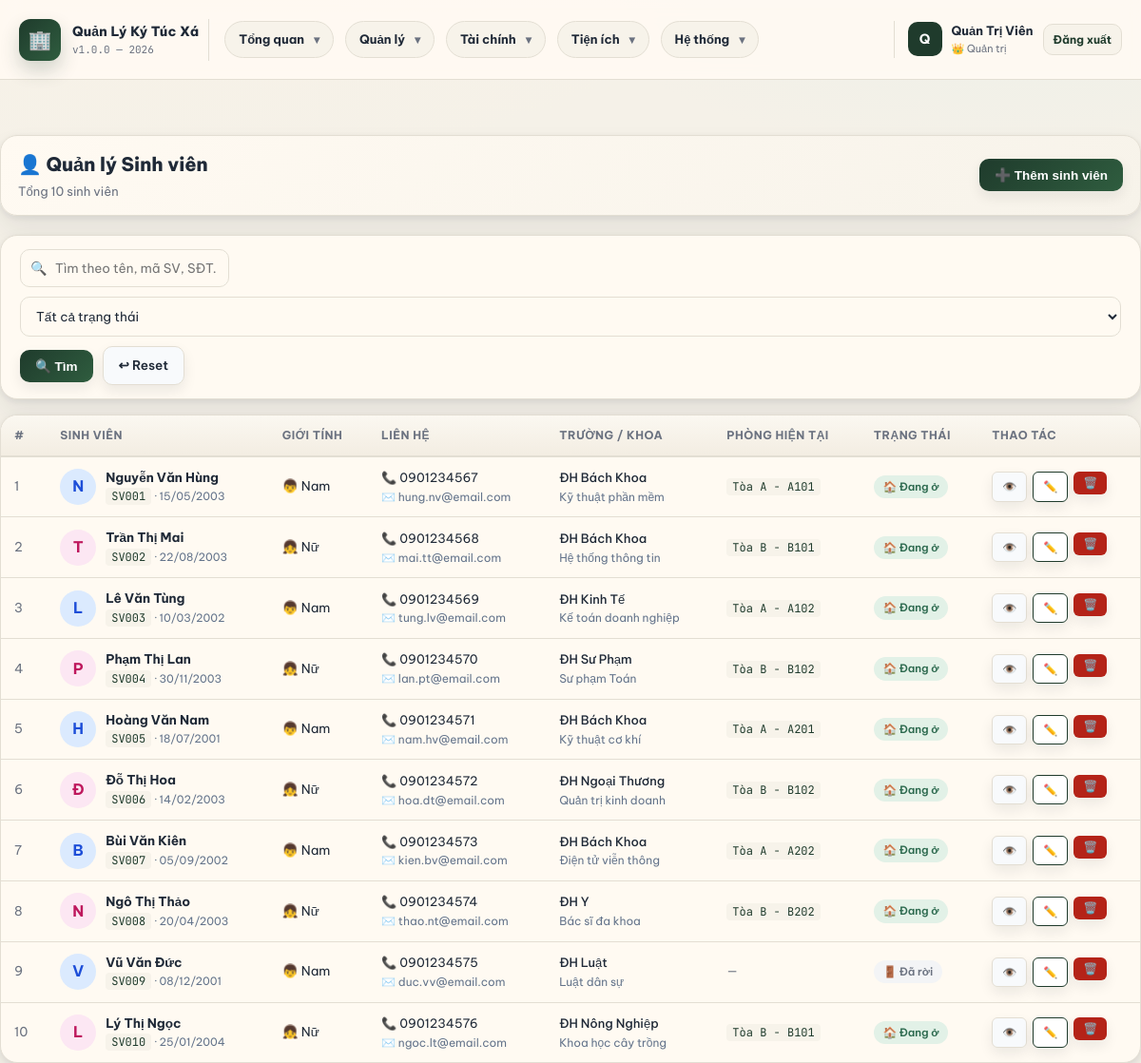
The app's page /sinh_vien.php (signed in) with its own data.
### tables this page shows
CREATE TABLE IF NOT EXISTS sinh_vien (
    id INT AUTO_INCREMENT PRIMARY KEY,
    ma_sv VARCHAR(20) NOT NULL UNIQUE,
    ho_ten VARCHAR(100) NOT NULL,
    ngay_sinh DATE,
    gioi_tinh ENUM('nam','nu','khac') DEFAULT 'nam',
    cccd VARCHAR(20) UNIQUE,
    email VARCHAR(100),
    so_dien_thoai VARCHAR(15),
    dia_chi TEXT,
    truong VARCHAR(200),
    khoa VARCHAR(200),
    nganh VARCHAR(200),
    nam_hoc INT,
    anh_dai_dien VARCHAR(255),
    trang_thai ENUM('dang_o','da_roi','tam_vang') DEFAULT 'dang_o',
    ghi_chu TEXT,
    created_at TIMESTAMP DEFAULT CURRENT_TIMESTAMP
);

CREATE TABLE IF NOT EXISTS toa_nha (
    id INT AUTO_INCREMENT PRIMARY KEY,
    ten_toa VARCHAR(100) NOT NULL,
    mo_ta TEXT,
    so_tang INT NOT NULL DEFAULT 1,
    trang_thai ENUM('hoat_dong','bao_tri','dong_cua') DEFAULT 'hoat_dong',
    created_at TIMESTAMP DEFAULT CURRENT_TIMESTAMP
);

CREATE TABLE IF NOT EXISTS phong (
    id INT AUTO_INCREMENT PRIMARY KEY,
    toa_nha_id INT NOT NULL,
    so_phong VARCHAR(20) NOT NULL,
    tang INT NOT NULL,
    loai_phong ENUM('don','doi','ba','bon') NOT NULL DEFAULT 'doi',
    gia_thue DECIMAL(10,0) NOT NULL DEFAULT 0,
    so_giuong INT NOT NULL DEFAULT 2,
    dien_tich DECIMAL(5,1) DEFAULT 0,
    trang_thai ENUM('trong','day','bao_tri') DEFAULT 'trong',
    mo_ta TEXT,
    created_at TIMESTAMP DEFAULT CURRENT_TIMESTAMP,
    FOREIGN KEY (toa_nha_id) REFERENCES toa_nha(id) ON DELETE CASCADE,
    UNIQUE KEY unique_phong (toa_nha_id, so_phong)
);

### sinh_vien.php (the view, shortened to what this page needs)
<?php
require_once 'config.php';
$db = getDB();
$where = []; $params = [];
$fQ  = trim($_GET['q'] ?? '');
$whereStr = $where ? 'WHERE '.implode(' AND ',$where) : '';
$perPage = 15;
$page = max(1,(int)($_GET['page']??1));
$totalStmt = $db->prepare("SELECT COUNT(*) FROM sinh_vien sv $whereStr");
$totalStmt->execute($params);
$total = $totalStmt->fetchColumn();
$offset = ($page-1)*$perPage;
$stmt = $db->prepare("
    SELECT sv.*,
        hd.id as hd_id, p.so_phong, tn.ten_toa
    FROM sinh_vien sv
    LEFT JOIN hop_dong hd ON sv.id=hd.sinh_vien_id AND hd.trang_thai='hieu_luc'
    LEFT JOIN phong p ON hd.phong_id=p.id
    LEFT JOIN toa_nha tn ON p.toa_nha_id=tn.id
    $whereStr
    ORDER BY sv.created_at DESC
    LIMIT $perPage OFFSET $offset
");
$stmt->execute($params);
$list = $stmt->fetchAll();
include 'includes/header.php';
?>
<div class="page-header">
    <div>
        <h2>👤 Quản lý Sinh viên</h2>
        <p>Tổng <?= $total ?> sinh viên</p>
    </div>
    <button class="btn btn-primary" onclick="openModal('modal-add')">➕ Thêm sinh viên</button>
</div>
<div class="card" style="margin-bottom:16px">
    <div class="card-body" style="padding:14px 20px">
        <form method="GET" class="search-bar">
            <div class="search-input">
                <span class="search-icon">🔍</span>
                <input type="text" name="q" placeholder="Tìm theo tên, mã SV, SĐT..." value="<?= sanitize($fQ) ?>">
            </div>
            <select name="trang_thai" style="min-width:150px">
                <option value="">Tất cả trạng thái</option>
            </select>
            <button type="submit" class="btn btn-primary">🔍 Tìm</button>
            <a href="sinh_vien.php" class="btn btn-secondary">↩ Reset</a>
        </form>
    </div>
</div>
<div class="card">
    <div class="table-wrapper">
        <table>
            <thead>
                <tr>
                    <th>#</th>
                    <th>Sinh viên</th>
                    <th>Giới tính</th>
                    <th>Liên hệ</th>
                    <th>Trường / Khoa</th>
                    <th>Phòng hiện tại</th>
                    <th>Trạng thái</th>
                    <th>Thao tác</th>
                </tr>
            </thead>
            <tbody>
            <?php if (empty($list)): ?>
            <tr><td colspan="8"><div class="empty-state"><div class="empty-icon">👤</div><p>Không tìm thấy sinh viên nào</p></div></td></tr>
            <?php else: ?>
            <?php foreach ($list as $i => $sv): ?>
            <tr>
                <td class="text-muted"><?= ($page-1)*$perPage+$i+1 ?></td>
                <td>
                    <div class="flex-center" style="gap:10px">
                        <div style="width:38px;height:38px;border-radius:50%;background:<?= $sv['gioi_tinh']=='nam'?'#dbeafe':'#fce7f3' ?>;display:flex;align-items:center;justify-content:center;font-size:16px;font-weight:700;color:<?= $sv['gioi_tinh']=='nam'?'#1d4ed8':'#be185d' ?>;flex-shrink:0">
                            <?= strtoupper(mb_substr($sv['ho_ten'],0,1)) ?>
                        </div>
                        <div>
                            <div style="font-weight:700"><?= sanitize($sv['ho_ten']) ?></div>
                            <div style="font-size:11.5px;color:#64748b">
                                <code><?= sanitize($sv['ma_sv']) ?></code>
                                <?php if ($sv['ngay_sinh']): ?> · <?= date('d/m/Y',strtotime($sv['ngay_sinh'])) ?><?php endif; ?>
                            </div>
                        </div>
                    </div>
                </td>
                <td><?= $sv['gioi_tinh']=='nam'?'👦 Nam':($sv['gioi_tinh']=='nu'?'👧 Nữ':'⚧ Khác') ?></td>
                <td>
                    <?php if ($sv['so_dien_thoai']): ?><div style="font-size:13px">📞 <?= sanitize($sv['so_dien_thoai']) ?></div><?php endif; ?>
                    <?php if ($sv['email']): ?><div style="font-size:12px;color:#64748b">✉️ <?= sanitize($sv['email']) ?></div><?php endif; ?>
                </td>
                <td>
                    <?php if ($sv['truong']): ?><div style="font-size:13px;font-weight:500"><?= sanitize($sv['truong']) ?></div><?php endif; ?>
                    <?php if ($sv['nganh']): ?><div style="font-size:12px;color:#64748b"><?= sanitize($sv['nganh']) ?></div><?php endif; ?>
                </td>
                <td>
                    <?php if ($sv['so_phong']): ?>
                    <a href="phong.php?edit=<?= '' ?>" style="text-decoration:none">
                        <code><?= sanitize($sv['ten_toa']) ?> - <?= sanitize($sv['so_phong']) ?></code>
                    </a>
                    <?php else: ?>
                    <span class="text-muted">—</span>
                    <?php endif; ?>
                </td>
                <td><?= getStatusBadge($sv['trang_thai'],'sinh_vien') ?></td>
                <td>
                    <div class="btn-group">
                        <a href="sinh_vien.php?view=<?= $sv['id'] ?>" class="btn btn-sm btn-secondary" title="Chi tiết">👁️</a>
                        <a href="sinh_vien.php?edit=<?= $sv['id'] ?>" class="btn btn-sm btn-outline" title="Sửa">✏️</a>
                        <form method="POST" style="display:inline" onsubmit="return confirm('Xóa sinh viên <?= sanitize($sv['ho_ten']) ?>?')">
                            <button type="submit" class="btn btn-sm btn-danger" title="Xóa">🗑️</button>
                        </form>
                    </div>
                </td>
            </tr>
            <?php endforeach; ?>
            <?php endif; ?>
            </tbody>
        </table>
    </div>
</div>
<?php include 'includes/footer.php'; ?>

### config.php (shortened to what this page needs)
<?php
function sanitize($str) {
    return htmlspecialchars(trim($str), ENT_QUOTES, 'UTF-8');
}
function getStatusBadge($status, $type = 'default') {
    $badges = [
        'phong' => [
            'trong'   => ['class' => 'badge-success', 'label' => '🟢 Còn trống'],
            'day'     => ['class' => 'badge-danger',  'label' => '🔴 Đã đầy'],
            'bao_tri' => ['class' => 'badge-warning', 'label' => '🟡 Bảo trì'],
        ],
        'hop_dong' => [
            'hieu_luc' => ['class' => 'badge-success', 'label' => '✅ Hiệu lực'],
            'het_han'  => ['class' => 'badge-secondary','label' => '⏰ Hết hạn'],
            'da_huy'   => ['class' => 'badge-danger',  'label' => '❌ Đã hủy'],
        ],
        'hoa_don' => [
            'chua_thanh_toan' => ['class' => 'badge-warning', 'label' => '⏳ Chưa TT'],
            'da_thanh_toan'   => ['class' => 'badge-success', 'label' => '✅ Đã TT'],
            'qua_han'         => ['class' => 'badge-danger',  'label' => '🚨 Quá hạn'],
        ],
        'sinh_vien' => [
            'dang_o'   => ['class' => 'badge-success', 'label' => '🏠 Đang ở'],
            'da_roi'   => ['class' => 'badge-secondary','label' => '🚪 Đã rời'],
            'tam_vang' => ['class' => 'badge-warning', 'label' => '✈️ Tạm vắng'],
        ],
        'vi_pham' => [
            'cho_xu_ly' => ['class' => 'badge-danger',  'label' => '⚠️ Chờ xử lý'],
            'da_xu_ly'  => ['class' => 'badge-success', 'label' => '✅ Đã xử lý'],
        ],
        'bao_tri' => [
            'cho_xu_ly'  => ['class' => 'badge-warning',   'label' => '📋 Chờ xử lý'],
            'dang_xu_ly' => ['class' => 'badge-info',      'label' => '🔧 Đang xử lý'],
            'hoan_thanh' => ['class' => 'badge-success',   'label' => '✅ Hoàn thành'],
            'huy'        => ['class' => 'badge-secondary', 'label' => '❌ Đã hủy'],
        ],
        'toa_nha' => [
            'hoat_dong'  => ['class' => 'badge-success',   'label' => '✅ Hoạt động'],
            'bao_tri'    => ['class' => 'badge-warning',   'label' => '🔧 Bảo trì'],
            'dong_cua'   => ['class' => 'badge-secondary', 'label' => '🚪 Đóng cửa'],
        ],
    ];
    $b = $badges[$type][$status] ?? ['class' => 'badge-secondary', 'label' => $status];
    return '<span class="badge ' . $b['class'] . '">' . $b['label'] . '</span>';
}
?>

### includes/header.php (style rules this page uses)
:root { --primary: #1f3b2c; --primary-dark: #162b21; --primary-light: #e7efe9; --accent: #2f5d3f; --success: #2d6a4f; --success-light: #e2f1e7; --danger: #b42318; --danger-light: #fde8e8; --warning: #b45309; --warning-light: #fef3c7; --info: #0f766e; --info-light: #e0f2f1; --secondary: #6b7280; --secondary-light: #f3f4f6; --bg: #f5f1e8; --surface: #fffaf2; --surface2: #f7f3ea; --border: #e3ded3; --text: #1f2937; --text-muted: #6b7280; --text-light: #9ca3af; --header-h: 84px; --radius: 12px; --radius-lg: 18px; --shadow: 0 2px 6px rgba(31,41,55,.08), 0 16px 30px rgba(31,41,55,.08); --shadow-lg: 0 24px 60px rgba(31,41,55,.16); }
*, *::before, *::after { box-sizing: border-box; margin: 0; padding: 0; }
body { font-family: 'Be Vietnam Pro', sans-serif; background: radial-gradient(1200px 520px at 10% -10%, #f8f2e7 0%, transparent 60%), radial-gradient(1000px 520px at 90% -10%, #e8efe8 0%, transparent 55%), var(--bg); color: var(--text); min-height: 100vh; font-size: 14px; line-height: 1.6; }
.card { background: var(--surface); border-radius: var(--radius-lg); box-shadow: var(--shadow); border: 1px solid var(--border); overflow: hidden; }
.card-body { padding: 20px; }
.table-wrapper { overflow-x: auto; }
table { width: 100%; border-collapse: collapse; font-size: 13.5px; }
thead th { padding: 11px 14px; background: linear-gradient(180deg, #fbf8f1 0%, #f3ede2 100%); font-weight: 700; font-size: 12px; color: var(--text-muted); text-transform: uppercase; letter-spacing: .5px; text-align: left; border-bottom: 2px solid var(--border); white-space: nowrap; }
tbody tr { transition: background .1s; }
tbody td { padding: 11px 14px; border-bottom: 1px solid var(--border); vertical-align: middle; }
tbody tr:last-child td { border-bottom: none; }
.badge { display: inline-flex; align-items: center; gap: 4px; padding: 3px 10px; border-radius: 20px; font-size: 11.5px; font-weight: 600; white-space: nowrap; }
.badge-success { background: var(--success-light); color: var(--success); }
.badge-secondary { background: var(--secondary-light);color: var(--secondary); }
.btn { display: inline-flex; align-items: center; gap: 6px; padding: 9px 16px; border-radius: 10px; font-size: 13.5px; font-weight: 600; cursor: pointer; border: none; text-decoration: none; transition: all .15s; white-space: nowrap; box-shadow: 0 6px 14px rgba(15,23,42,.08); }
.btn-sm { padding: 5px 10px; font-size: 12px; border-radius: 6px; }
.btn-primary { background: linear-gradient(135deg, var(--primary), var(--accent)); color: #fff; }
.btn-danger { background: var(--danger); color: #fff; }
.btn-secondary { background: #f8fafc; color: var(--text); border: 1px solid var(--border); }
.btn-outline { background: #fff; border: 1.5px solid var(--primary); color: var(--primary); }
.btn-group { display: flex; gap: 6px; flex-wrap: wrap; }
input, select, textarea { padding: 10px 12px; border: 1.5px solid var(--border); border-radius: 10px; font-size: 13.5px; font-family: inherit; color: var(--text); background: var(--surface); transition: border-color .15s, box-shadow .15s; width: 100%; }
.search-bar { display: flex; gap: 10px; align-items: center; flex-wrap: wrap; }
.search-input { position: relative; }
.search-input input { padding-left: 36px; min-width: 220px; }
.search-input .search-icon { position: absolute; left: 11px; top: 50%; transform: translateY(-50%); font-size: 14px; color: var(--text-muted); }
.page-header { display: flex; align-items: center; justify-content: space-between; margin-bottom: 20px; flex-wrap: wrap; gap: 12px; padding: 14px 18px; border-radius: var(--radius-lg); background: linear-gradient(135deg, #fffaf2 0%, #f7f3ea 100%); border: 1px solid var(--border); box-shadow: var(--shadow); }
.page-header h2 { font-size: 20px; font-weight: 800; }
.page-header p { color: var(--text-muted); font-size: 13px; margin-top: 2px; }
.text-muted { color: var(--text-muted); }
.flex-center { display: flex; align-items: center; }
code { font-family: 'JetBrains Mono', monospace; font-size: 12px; background: var(--surface2); padding: 1px 6px; border-radius: 4px; color: var(--primary); }

### records on screen
sinh_vien: i "1", ho_ten "N", ho_ten "Nguyễn Văn Hùng", ma_sv "SV001", ngay_sinh "15/05/2003", gioi_tinh "👦 Nam", so_dien_thoai "0901234567", email "hung.nv@email.com", truong "ĐH Bách Khoa", nganh "Kỹ thuật phần mềm", toa_nha.ten_toa "Tòa A", phong.so_phong "A101", trang_thai "🏠 Đang ở"
sinh_vien: i "2", ho_ten "T", ho_ten "Trần Thị Mai", ma_sv "SV002", ngay_sinh "22/08/2003", gioi_tinh "👧 Nữ", so_dien_thoai "0901234568", email "mai.tt@email.com", truong "ĐH Bách Khoa", nganh "Hệ thống thông tin", toa_nha.ten_toa "Tòa B", phong.so_phong "B101", trang_thai "🏠 Đang ở"
sinh_vien: i "3", ho_ten "L", ho_ten "Lê Văn Tùng", ma_sv "SV003", ngay_sinh "10/03/2002", gioi_tinh "👦 Nam", so_dien_thoai "0901234569", email "tung.lv@email.com", truong "ĐH Kinh Tế", nganh "Kế toán doanh nghiệp", toa_nha.ten_toa "Tòa A", phong.so_phong "A102", trang_thai "🏠 Đang ở"
sinh_vien: i "4", ho_ten "P", ho_ten "Phạm Thị Lan", ma_sv "SV004", ngay_sinh "30/11/2003", gioi_tinh "👧 Nữ", so_dien_thoai "0901234570", email "lan.pt@email.com", truong "ĐH Sư Phạm", nganh "Sư phạm Toán", toa_nha.ten_toa "Tòa B", phong.so_phong "B102", trang_thai "🏠 Đang ở"
sinh_vien: i "5", ho_ten "H", ho_ten "Hoàng Văn Nam", ma_sv "SV005", ngay_sinh "18/07/2001", gioi_tinh "👦 Nam", so_dien_thoai "0901234571", email "nam.hv@email.com", truong "ĐH Bách Khoa", nganh "Kỹ thuật cơ khí", toa_nha.ten_toa "Tòa A", phong.so_phong "A201", trang_thai "🏠 Đang ở"
sinh_vien: i "6", ho_ten "Đ", ho_ten "Đỗ Thị Hoa", ma_sv "SV006", ngay_sinh "14/02/2003", gioi_tinh "👧 Nữ", so_dien_thoai "0901234572", email "hoa.dt@email.com", truong "ĐH Ngoại Thương", nganh "Quản trị kinh doanh", toa_nha.ten_toa "Tòa B", phong.so_phong "B102", trang_thai "🏠 Đang ở"
sinh_vien: i "7", ho_ten "B", ho_ten "Bùi Văn Kiên", ma_sv "SV007", ngay_sinh "05/09/2002", gioi_tinh "👦 Nam", so_dien_thoai "0901234573", email "kien.bv@email.com", truong "ĐH Bách Khoa", nganh "Điện tử viễn thông", toa_nha.ten_toa "Tòa A", phong.so_phong "A202", trang_thai "🏠 Đang ở"
sinh_vien: i "8", ho_ten "N", ho_ten "Ngô Thị Thảo", ma_sv "SV008", ngay_sinh "20/04/2003", gioi_tinh "👧 Nữ", so_dien_thoai "0901234574", email "thao.nt@email.com", truong "ĐH Y", nganh "Bác sĩ đa khoa", toa_nha.ten_toa "Tòa B", phong.so_phong "B202", trang_thai "🏠 Đang ở"
sinh_vien: i "9", ho_ten "V", ho_ten "Vũ Văn Đức", ma_sv "SV009", ngay_sinh "08/12/2001", gioi_tinh "👦 Nam", so_dien_thoai "0901234575", email "duc.vv@email.com", truong "ĐH Luật", nganh "Luật dân sự", trang_thai "🚪 Đã rời"
sinh_vien: i "10", ho_ten "L", ho_ten "Lý Thị Ngọc", ma_sv "SV010", ngay_sinh "25/01/2004", gioi_tinh "👧 Nữ", so_dien_thoai "0901234576", email "ngoc.lt@email.com", truong "ĐH Nông Nghiệp", nganh "Khoa học cây trồng", toa_nha.ten_toa "Tòa B", phong.so_phong "B101", trang_thai "🏠 Đang ở"

### other values on screen
SITE_NAME "Quản Lý Ký Túc Xá"
SITE_VERSION "1.0.0"
substr($_SESSION['ho_ten'] ?? 'A', 0, 1) "Q"
$_SESSION['ho_ten'] "Quản Trị Viên"
$total "10"
